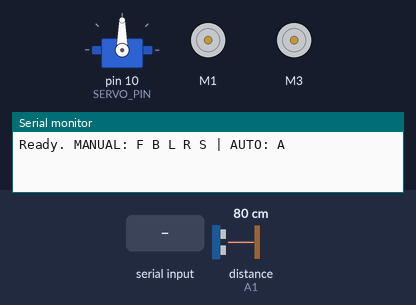
Simulated run of this sketch. Board: Arduino Uno, built with avr-gcc and run on an emulated ATmega328P. Parts: servo, 2 × DC motor (green arrow = forward, orange = backward, longer = faster), the last lines printed to the serial monitor. The inputs (shaded band) are chosen by the test bench; at power-on: distance to the obstacle (sensor on A1) 80 cm. The echo pulse lasts 58.3 µs per cm.

Above: at 1.2 s.
1.3 s: "A" received over Serial
At 2.2 s:
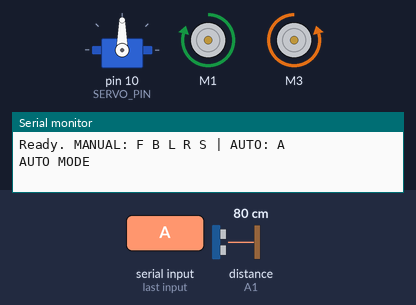
2.8 s: distance to the obstacle (sensor on A1) set to 28 cm
4.3 s: distance to the obstacle (sensor on A1) set to 23 cm
At 7.2 s:
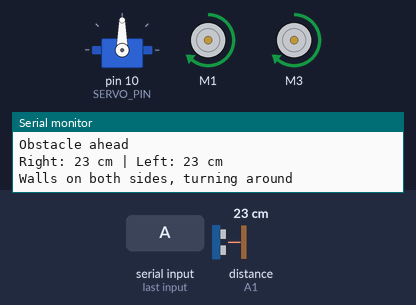
7.3 s: "L" received over the second serial link
At 8.3 s:
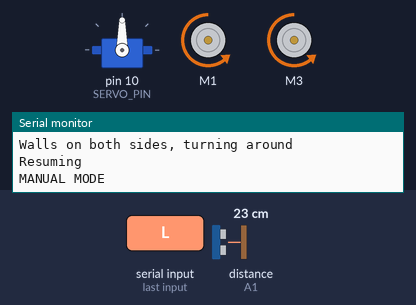
9.9 s: "A" received over the second serial link
At 10.9 s:
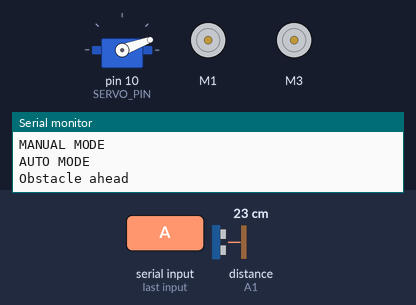
12.9 s: "F" received over the second serial link
At 14.0 s:
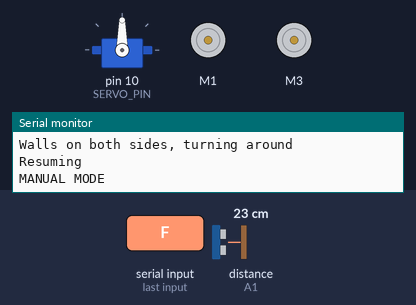
Timing chart, 0 to 15.9 s (numbered marks = the images above; inputs shaded):
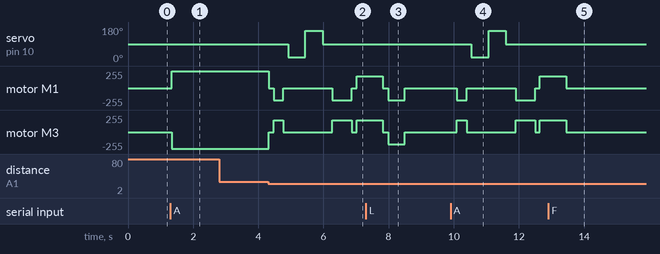

Measured:
- the behaviour switches between 26 and 25 cm on distance to the obstacle (sensor on A1) (found by bisection; images 1 and 2)
- after the input at 1.3 s, motor M1: stopped → forward 250/255 at once; motor M3: stopped → backward 250/255 at once
- after the input at 2.8 s, every drawn part: stays the same
- after the input at 4.3 s, servo on pin 10 (SERVO_PIN): 90° → 20° after 0.62 s, → 160° 0.53 s later, → 90° 0.53 s later; motor M1: forward 250/255 → stopped at once, → backward 180/255 0.15 s later, → stopped 0.30 s later, → backward 180/255 1.5 s later, … (6 changes in this stretch)
- after the input at 7.3 s, servo on pin 10 (SERVO_PIN): stays 90° (without the input it goes to 20° after 1.3 s)
- after the input at 9.9 s, servo on pin 10 (SERVO_PIN): 90° → 20° after 0.64 s, → 160° 0.53 s later, → 90° 0.53 s later; motor M1: stopped → backward 180/255 after 0.19 s, → stopped 0.30 s later, → backward 180/255 1.5 s later, → stopped 0.60 s later, … (5 changes in this stretch)
- after the input at 12.9 s, servo on pin 10 (SERVO_PIN): stays 90° (without the input it goes to 20° after 1.3 s); motor M1, motor M3: goes on until 13.4 s, then stays stopped

The sketch:

CodeCar.ino
```cpp
#include <AFMotor.h>
#include <Servo.h>
#include <SoftwareSerial.h>

#define TRIG A0
#define ECHO A1
#define BT_RX A2
#define BT_TX A3
#define SERVO_PIN 10

#define SPEED 250
#define MANEUVER_SPEED 180
#define BRAKE_TIME 150
#define SERVO_CENTER 90
#define SERVO_RIGHT 20
#define SERVO_LEFT 160
#define STOP_DISTANCE 25
#define SIDE_DISTANCE 30
#define TURN_TIME 400
#define BACK_TIME 300
#define FAILSAFE_MS 500

#define INVERT_LEFT false
#define INVERT_RIGHT true

SoftwareSerial bt(BT_RX, BT_TX);
Servo servo;
AF_DCMotor leftMotor(1);
AF_DCMotor rightMotor(3);

enum Mode { MANUAL, AUTO };
Mode mode = MANUAL;

char manualCommand = 'S';
char currentMove = '-';
unsigned long lastCommandTime = 0;

long measureOnce() {
  digitalWrite(TRIG, LOW);
  delayMicroseconds(4);
  digitalWrite(TRIG, HIGH);
  delayMicroseconds(10);
  digitalWrite(TRIG, LOW);
  unsigned long t = pulseIn(ECHO, HIGH, 30000UL);
  if (t == 0) return 999;
  return t / 58;
}

long measureDistance() {
  long a = measureOnce(); delay(10);
  long b = measureOnce(); delay(10);
  long c = measureOnce();
  if ((a <= b && b <= c) || (c <= b && b <= a)) return b;
  if ((b <= a && a <= c) || (c <= a && a <= b)) return a;
  return c;
}

long lookAt(int angle) {
  servo.write(angle);
  delay(500);
  return measureDistance();
}

void setSpeedAll(int s) {
  leftMotor.setSpeed(s);
  rightMotor.setSpeed(s);
}

void runMotor(AF_DCMotor &m, uint8_t dir, bool invert) {
  if (invert && dir == FORWARD)       dir = BACKWARD;
  else if (invert && dir == BACKWARD) dir = FORWARD;
  m.run(dir);
}

void forward() {
  runMotor(leftMotor, FORWARD, INVERT_LEFT);
  runMotor(rightMotor, FORWARD, INVERT_RIGHT);
}

void backward() {
  runMotor(leftMotor, BACKWARD, INVERT_LEFT);
  runMotor(rightMotor, BACKWARD, INVERT_RIGHT);
}

void turnLeft() {
  runMotor(leftMotor, BACKWARD, INVERT_LEFT);
  runMotor(rightMotor, FORWARD, INVERT_RIGHT);
}

void turnRight() {
  runMotor(leftMotor, FORWARD, INVERT_LEFT);
  runMotor(rightMotor, BACKWARD, INVERT_RIGHT);
}

void stopMotors() {
  leftMotor.run(RELEASE);
  rightMotor.run(RELEASE);
}

void brake() {
  stopMotors();
  delay(BRAKE_TIME);
}

void applyMove(char c) {
  if (c == currentMove) return;

  bool wasMoving = currentMove == 'F' || currentMove == 'B' || currentMove == 'L' || currentMove == 'R';
  bool willMove = c == 'F' || c == 'B' || c == 'L' || c == 'R';
  if (wasMoving && willMove) brake();

  setSpeedAll(c == 'F' ? SPEED : MANEUVER_SPEED);

  switch (c) {
    case 'F': forward();   break;
    case 'B': backward();  break;
    case 'L': turnLeft();  break;
    case 'R': turnRight(); break;
    default:  stopMotors(); c = 'S'; break;
  }
  currentMove = c;
}

void avoidObstacle() {
  brake();
  currentMove = 'S';
  Serial.println("Obstacle ahead");

  setSpeedAll(MANEUVER_SPEED);
  backward();
  delay(BACK_TIME);
  brake();

  long right = lookAt(SERVO_RIGHT);
  long left = lookAt(SERVO_LEFT);
  servo.write(SERVO_CENTER);
  delay(300);

  Serial.print("Right: ");
  Serial.print(right);
  Serial.print(" cm | Left: ");
  Serial.print(left);
  Serial.println(" cm");

  bool rightBlocked = right <= SIDE_DISTANCE;
  bool leftBlocked = left <= SIDE_DISTANCE;

  if (rightBlocked && !leftBlocked) {
    Serial.println("Wall on the right, turning left");
    turnLeft();
    delay(TURN_TIME);
  } else if (leftBlocked && !rightBlocked) {
    Serial.println("Wall on the left, turning right");
    turnRight();
    delay(TURN_TIME);
  } else if (rightBlocked && leftBlocked) {
    Serial.println("Walls on both sides, turning around");
    backward();
    delay(BACK_TIME * 2);
    brake();
    turnRight();
    delay(TURN_TIME * 2);
  } else {
    if (right >= left) {
      Serial.println("Both sides clear, turning right");
      turnRight();
    } else {
      Serial.println("Both sides clear, turning left");
      turnLeft();
    }
    delay(TURN_TIME);
  }

  brake();
  currentMove = 'S';
  Serial.println("Resuming");
}

void autoLoop() {
  long d = measureDistance();
  if (d <= STOP_DISTANCE) avoidObstacle();
  else applyMove('F');
}

void manualLoop() {
  if (millis() - lastCommandTime > FAILSAFE_MS) manualCommand = 'S';

  char c = manualCommand;
  if (c == 'F' && measureDistance() <= STOP_DISTANCE) c = 'S';

  applyMove(c);
}

void receive(char c) {
  if (c >= 'a' && c <= 'z') c = c - 'a' + 'A';

  if (c == 'A') {
    if (mode != AUTO) {
      mode = AUTO;
      servo.write(SERVO_CENTER);
      Serial.println("AUTO MODE");
    }
    return;
  }

  if (c == 'F' || c == 'B' || c == 'L' || c == 'R' || c == 'S') {
    if (mode != MANUAL) {
      mode = MANUAL;
      stopMotors();
      currentMove = 'S';
      servo.write(SERVO_CENTER);
      Serial.println("MANUAL MODE");
    }
    manualCommand = c;
    lastCommandTime = millis();
  }
}

void setup() {
  Serial.begin(9600);
  bt.begin(9600);
  pinMode(TRIG, OUTPUT);
  pinMode(ECHO, INPUT);
  digitalWrite(TRIG, LOW);

  servo.attach(SERVO_PIN);
  servo.write(SERVO_CENTER);

  setSpeedAll(SPEED);
  stopMotors();

  Serial.println("Ready. MANUAL: F B L R S | AUTO: A");
}

void loop() {
  while (bt.available() > 0)     receive(bt.read());
  while (Serial.available() > 0) receive(Serial.read());

  if (mode == AUTO) autoLoop();
  else              manualLoop();

  delay(20);
}
```
